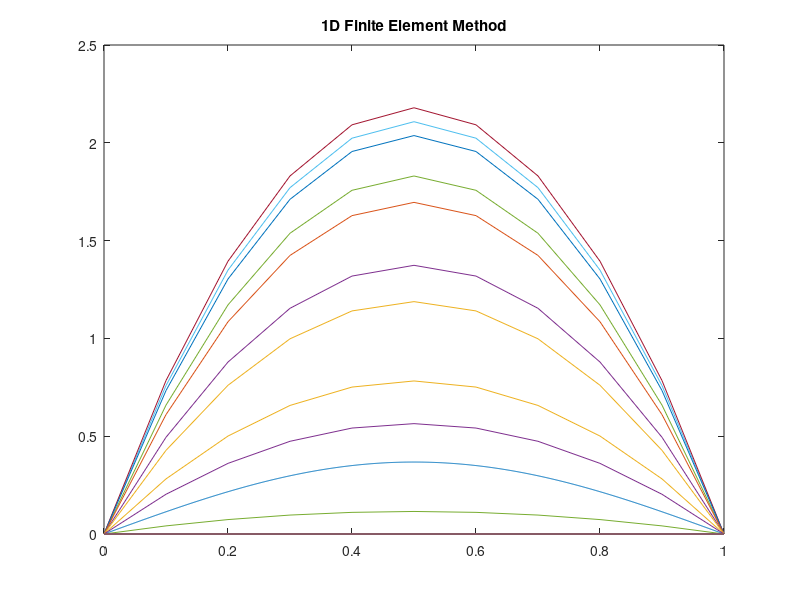

Recreate this plot in MATLAB. (Note: this script raises an error after producing the figure.)
clc; 
clear; 

f = @(x,t) (pi^2 - 1)*exp(-t)*sin(pi.*x); % given function -- scalar
method = 0; % forward euler = 1; backward euler = 0; 

% user-inputs 
N=11; % nodes 
n=551; % time step -> dt = 1/n

%left and right boundary = [0, 1] 
xi = linspace(0, 1, N); % may need to be N + 1
ts = linspace(0, 1,n+1);% ctime 
dt = 1/n; % delta time 

xr = 0; 
xl = 1; 
% h = xi(2)-xi(1); % uniform step size
h = (xr - xl) / (N - 1); % --- xr = 0; xl = 1; 
x_eta = @(eta, xi) (eta + 1)*(h/2) + xi; % equation given in pseudocode

% phi functions -- mapping to [-1, 1]: scalar 
phi_1 = @(eta)(1 - eta) / 2;
phi_2 = @(eta)(1 + eta) / 2; 

phi_deta = [-1/2, 1/2];

% more derivatives 
eta_dx = 2/h;
dx_deta = h/2;

% taken from  gaussian quadrature table: 
quad_1 = -1/sqrt(3);
quad_2 = 1/sqrt(3);
% weights = 1 

%initialize global mass, stiffness, and force matrices 
M = zeros(N,N);
K = zeros(N,N);
f_global = zeros([N n+1]); % turn into array of n+1 elements?

%initializing stiffness matrix
k_local = zeros(2,2);
f_local = zeros([1 n+1]);

%local to global mapping matrix
iee = [linspace(0,N-2,N-1); linspace(1,N-1,N-1)]'; % 10 x 2 

phi_eta = [phi_1(quad_1), phi_1(quad_2); phi_2(quad_1), phi_2(quad_2)]; % solutions

for k = 1:N-1 % looping over global grid elements 
    for l = 1:2 % calculating local elements  
        % mapping to parent function [-1, 1]
        % calculating local element 
        y1 = x_eta(quad_1, xi(k+l-1));
        % N = 10 & l = 2 -> 12 - 1 = 11; 
        y2 = x_eta(quad_2, xi(k+l-1));
        %%%%%%%%%%%%%%%%%%%%%%%%%%%%%%%%%%%%%%%%%%%%%%%%%%%%%%%%%%%%%%%%%%%
        f_local = (f(y1,ts)*phi_1(quad_1) + f(y2, ts)*phi_1(quad_2))*dx_deta;
        
        for m = 1:2 
            k_local(l,m) = phi_deta(l)*eta_dx*phi_deta(m)*eta_dx*dx_deta; 
        end
   
    end
    
    for l = 1:2 % finite element assembly 
        global_node = iee(k,l);
        global_node = global_node + 1;

        for m = 1:2
            global_node2 = iee(k,m);
            global_node2 = global_node2 + 1;
            K(global_node,global_node2) = K(global_node,global_node2) + k_local(l,m);
        end

        f_global(:, k+l-1) = f_global(:, k+l-1) + f_local(1, l);
    end
    
end

K(1,:) = 0;
K(:,1) = 0; 
K(1,1) = 1;

K(N,:) = 0;
K(:,N) = 0;
K(N,N) = 1;

%% 

inv_M = inv(M);

B = (1/dt)*M + K;
inv_B = inv(B);

u = zeros(N, n+1); % 1 x 552  

%initial conditions
f_boundary = @(x) sin(pi*x); % u(x,0)
u(1, 1) = f_boundary(1); % only need to use f_boundary for this??

%dirichlet boundary conditions
boundaries = [0,0];
dbc = eye(N); % identity matrix: 11 x 11 
dbc(1,1) = boundaries(1);
dbc(N,N) = boundaries(2);

%forward euler method is type = 1
if method == 1
for j = 1:551
    u(:, j+1) = u(:, j) - dt.*inv_M.*K*u(:, j) + dt.*inv_M*f_global(:, j);  
    % 11 x 1 = (11x1) - (11x11)(11x1) + (11x11)(11x1)
    
    % need to apply the boundary condition????
    u(:, j+1) = dbc*u(:, j+1);
end

else % backward euler method = 0
for n = 1:551
    u(:, n+1) = (1/dt).*inv_B*M*u(:, n) + inv_B*f_global(:, n+1); 

    % applying the boundary condition
    u(:, n+1) = dbc*u(:, n+1);
end
end

%% plotting 
xn = linspace(0,1,1000);
exact_sol = exp(-1)*sin(pi*xn); % exact solution 
plot(xn, exact_sol); 
hold on
x = linspace(0,1,N);
plot(x,u);
title('1D Finite Element Method');
subtitle('BEM - nodes: 11'); 
legend({'exact solution'}, 'Location', 'northeast'); 
